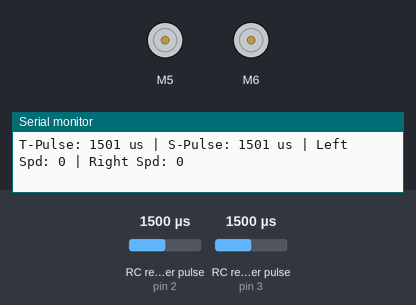
A sketch run on a simulated Arduino Uno, built with avr-gcc and run on an emulated ATmega328P. Shown: 2 × DC motor (green arrow = forward, orange = backward, longer = faster), the last lines printed to the serial monitor. Wiring (inferred from the names in the program): 2 × RC receiver channel: data pin 2 / data pin 3. Inputs (shaded band) come from the test bench; at power-on: RC receiver pulse (sensors on pin 2, pin 3) 1500 µs.

Above: at 1.2 s.
1.3 s: RC receiver pulse (sensor on pin 2) set to 1020 µs
At 4.1 s:
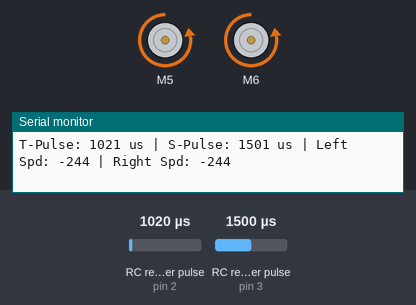
4.3 s: RC receiver pulse (sensor on pin 3) set to 1020 µs
7.3 s: RC receiver pulse (sensor on pin 2) set to 1250 µs
8.8 s: RC receiver pulse (sensor on pin 3) set to 1250 µs
At 9.3 s:
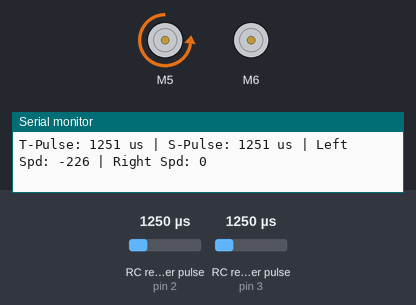
10.3 s: RC receiver pulse (sensor on pin 2) set to 1500 µs
At 11.3 s:
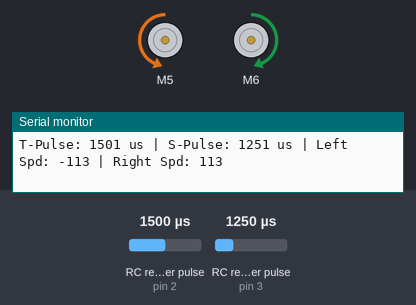
11.8 s: RC receiver pulse (sensor on pin 2) set to 1980 µs
At 12.6 s:
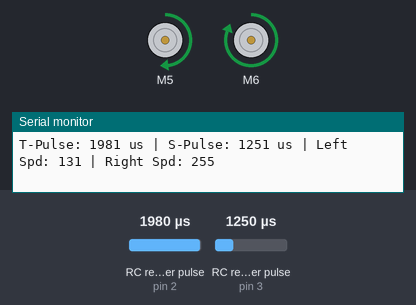
Timing chart, 0 to 15.8 s (numbered marks = the images above; inputs shaded):
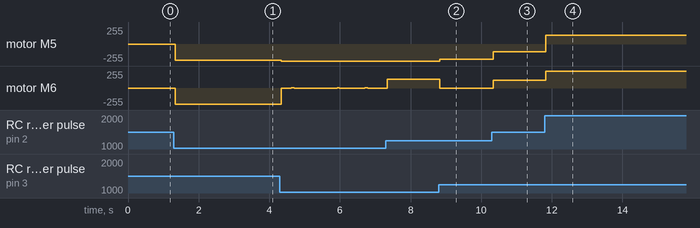

Measured:
- after the input at 1.3 s, motor M5, motor M6: stopped → backward 244/255 at once, then repeats every 0.52 s: backward 240/255 0.06 s, backward 244/255 0.46 s
- after the input at 8.8 s, motor M5: backward 255/255 → backward 226/255 at once; motor M6: forward 131/255 → stopped at once
- after the input at 10.3 s, motor M5: backward 226/255 → backward 113/255 at once; motor M6: stopped → forward 113/255 at once
- after the input at 11.8 s, motor M5: backward 113/255 → forward 134/255 at once, then repeats every 1.8 s: forward 131/255 1.2 s, forward 134/255 0.08 s, forward 131/255 0.44 s, forward 134/255 0.06 s; motor M6: forward 113/255 → forward 255/255 at once

The sketch:

06-radio-controlled-drive.ino
```cpp
/*******************************************************************************
 * 06 — Radio Controlled Drive
 * Cytron URC10 Sumo Robot Controller (RC Path)
 *
 * PURPOSE:
 * Reads throttle and steering pulses from an RC receiver, mixes them for arcade
 * drive, applies a center deadband, and drives the motors using the Cytron
 * Motor Drivers Library. Includes a failsafe for signal loss.
 *
 * SAFETY — BEFORE RUNNING THIS CODE:
 * 1. Lift the robot wheels off the ground.
 * 2. Confirm motor directions are correct before placing on the floor.
 * 3. Start at low speed (e.g. setSpeed(100)) before testing at full speed.
 * See safety-rules.md for full guidance.
 *
 * POWER & GND WARNING:
 * - Confirm your receiver's operating voltage (usually 5V).
 * - You MUST connect a common Ground (GND) wire between the receiver and URC10.
 * - Never reverse battery polarity on the URC10 power terminal (VM+ and GND).
 *
 * HARDWARE MAPPING:
 * - Throttle Input: D2
 * - Steering Input: D3 (Unplug Left Opponent IR Sensor)
 * - Motor Left  (Motor 1): PWM = D5, DIR = D4 (Reserved pins)
 * - Motor Right (Motor 2): PWM = D6, DIR = D7 (Reserved pins)
 * - Serial Monitor: Pins D0 and D1 are active for diagnostics. Do not write
 *   GPIO outputs to D0 and D1 (LED0 and LED1).
 *
 * MOTOR WIRING NOTE:
 * // NOTE: "Forward" assumes default motor wiring on the URC10.
 * // If a motor spins the wrong way, swap its two wires on the motor terminal.
 *******************************************************************************/

#include <CytronMotorDriver.h>

// --- Pin Definitions ---
#define THROTTLE_PIN 2   // RC Throttle input (Channel 2 or 3)
#define STEERING_PIN 3   // RC Steering input (Channel 1 or 4)
#define SERIAL_BAUD  9600
#define PULSE_TIMEOUT 25000 // Timeout in microseconds (25ms) for 50Hz pulses

// --- Calibration Constants ---
#define RC_MIN       1000  // Minimum expected RC pulse in us
#define RC_NEUTRAL   1500  // Center/neutral RC pulse in us
#define RC_MAX       2000  // Maximum expected RC pulse in us
#define RC_DEADBAND  50    // Ignore stick variations within +/- 50us of center
#define MOTOR_MAX    255   // Max speed value for Cytron setSpeed()

// --- Failsafe Limits ---
#define SAFE_MIN     900   // Absolute minimum safe pulse width in us
#define SAFE_MAX     2100  // Absolute maximum safe pulse width in us

// --- Motor Objects ---
// CytronMD(mode, pwmPin, dirPin)
// Motor Left  (Motor 1): PWM on D5, Direction on D4
// Motor Right (Motor 2): PWM on D6, Direction on D7
CytronMD motorL(PWM_DIR, 5, 4);
CytronMD motorR(PWM_DIR, 6, 7);

// Declare function prototype
int mapRcChannel(unsigned long pulse, int deadband);

/*******************************************************************************
 * setup()
 * Runs once on power-up. Configures receiver pins, stops motors, and starts Serial.
 *******************************************************************************/
void setup() {
  // Set RC receiver input pins
  pinMode(THROTTLE_PIN, INPUT);
  pinMode(STEERING_PIN, INPUT);

  // Stop both motors immediately on startup — safety first.
  motorL.setSpeed(0);
  motorR.setSpeed(0);

  // Initialize Serial for speed diagnostics
  Serial.begin(SERIAL_BAUD);
  Serial.println("--- Cytron URC10 Radio Controlled Drive ---");
  Serial.println("Power order: Transmitter ON first, then Robot ON.");
  Serial.println("Lift wheels off the ground for testing.");
}

/*******************************************************************************
 * loop()
 * Reads pulses, validates signals, mixes arcade drive, and commands motors.
 *******************************************************************************/
void loop() {
  // Measure pulse lengths in microseconds
  unsigned long throttlePulse = pulseIn(THROTTLE_PIN, HIGH, PULSE_TIMEOUT);
  unsigned long steeringPulse = pulseIn(STEERING_PIN, HIGH, PULSE_TIMEOUT);

  // -----------------------------------------------------------------------
  // SIGNAL-LOSS FAILSAFE:
  // If the transmitter is off, out of range, or disconnected, pulseIn()
  // returns 0. Also checks if pulses are physically impossible (noise).
  // -----------------------------------------------------------------------
  if (throttlePulse == 0 || steeringPulse == 0 ||
      throttlePulse < SAFE_MIN || throttlePulse > SAFE_MAX ||
      steeringPulse < SAFE_MIN || steeringPulse > SAFE_MAX) {

    // Stop both motors immediately to prevent runaway robot
    motorL.setSpeed(0);
    motorR.setSpeed(0);

    Serial.println("WARNING: Signal lost or out of bounds! Motors halted.");
    delay(100);
    return; // Exit loop and wait for next signal frame
  }

  // -----------------------------------------------------------------------
  // CONVERT & SCALE INPUTS:
  // Convert microsecond pulses (1000 to 2000) to speed values (-255 to 255)
  // applying the center deadband.
  // -----------------------------------------------------------------------
  int throttleSpeed = mapRcChannel(throttlePulse, RC_DEADBAND);
  int steeringSpeed = mapRcChannel(steeringPulse, RC_DEADBAND);

  // -----------------------------------------------------------------------
  // MIX SPEEDS (ARCADE DRIVE):
  // Left Motor Speed  = Throttle + Steering
  // Right Motor Speed = Throttle - Steering
  // -----------------------------------------------------------------------
  int leftMotorSpeed = throttleSpeed + steeringSpeed;
  int rightMotorSpeed = throttleSpeed - steeringSpeed;

  // Constrain speeds to remain within motor driver limits [-255, 255]
  leftMotorSpeed = constrain(leftMotorSpeed, -MOTOR_MAX, MOTOR_MAX);
  rightMotorSpeed = constrain(rightMotorSpeed, -MOTOR_MAX, MOTOR_MAX);

  // -----------------------------------------------------------------------
  // DRIVE MOTORS:
  // Write the calculated speeds to the motor driver.
  // -----------------------------------------------------------------------
  motorL.setSpeed(leftMotorSpeed);
  motorR.setSpeed(rightMotorSpeed);

  // Print diagnostic speeds to Serial Monitor
  Serial.print("T-Pulse: ");
  Serial.print(throttlePulse);
  Serial.print(" us | S-Pulse: ");
  Serial.print(steeringPulse);
  Serial.print(" us | Left Spd: ");
  Serial.print(leftMotorSpeed);
  Serial.print(" | Right Spd: ");
  Serial.println(rightMotorSpeed);

  // Small delay to match the typical 20ms RC frame interval
  delay(20);
}

/*******************************************************************************
 * mapRcChannel(unsigned long pulse, int deadband)
 * Maps an RC pulse width (1000 - 2000 us) to motor speed (-255 to 255).
 * Applies a deadband around the center (1500 us). Returns 0 if in deadband.
 *******************************************************************************/
int mapRcChannel(unsigned long pulse, int deadband) {
  // Safe default
  if (pulse == 0) return 0;

  long deviation = (long)pulse - RC_NEUTRAL;

  // If signal is within deadband around neutral center, return 0 (no motion)
  if (abs(deviation) < deadband) {
    return 0;
  }

  int mappedSpeed;

  // Scale deviation to speed ranges, handling deadband offset smoothly
  if (deviation > 0) {
    mappedSpeed = map(pulse, RC_NEUTRAL + deadband, RC_MAX, 0, MOTOR_MAX);
  } else {
    mappedSpeed = map(pulse, RC_MIN, RC_NEUTRAL - deadband, -MOTOR_MAX, 0);
  }

  // Constrain speed output as safety fallback
  return constrain(mappedSpeed, -MOTOR_MAX, MOTOR_MAX);
}
```
